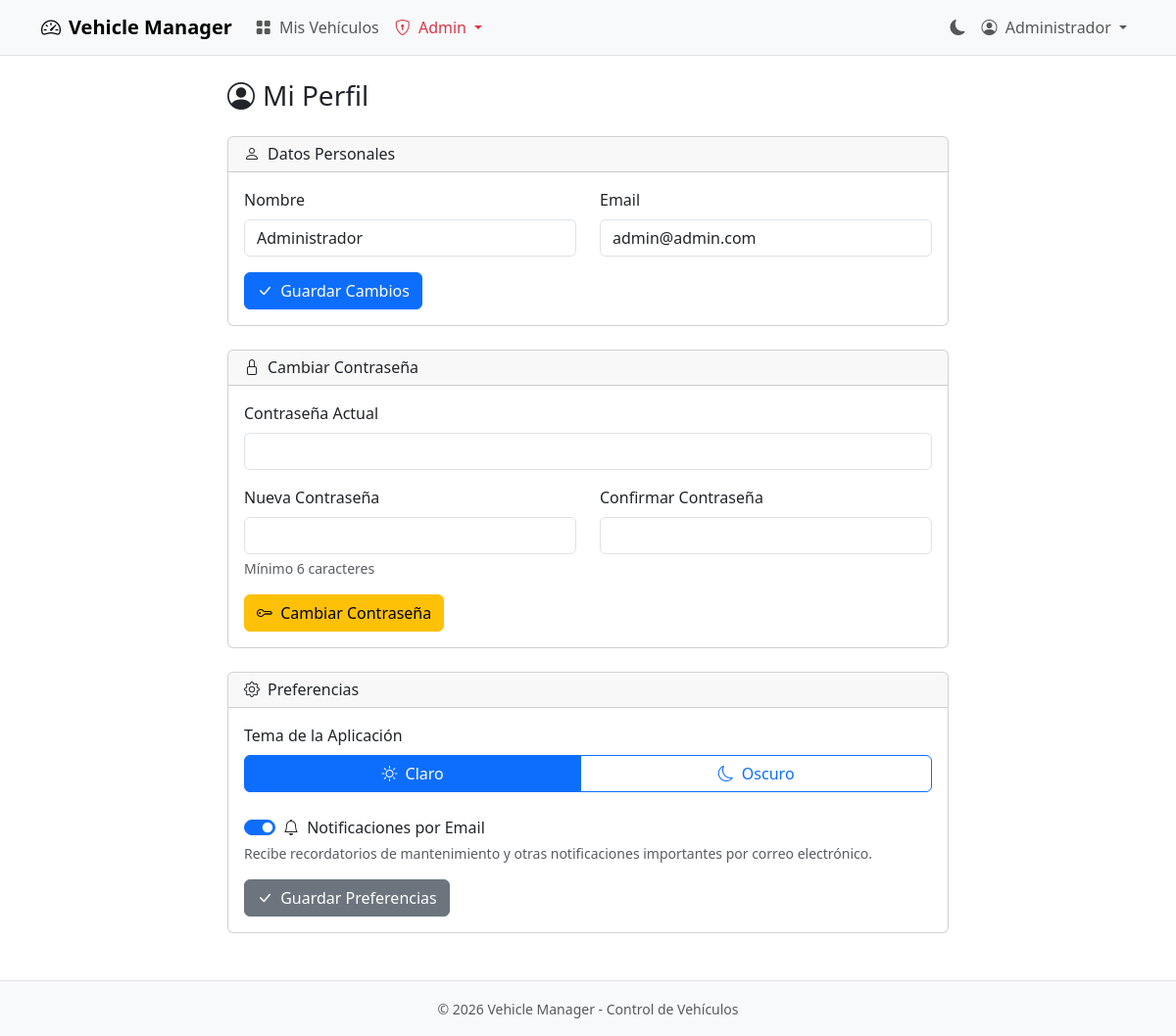
/index.php?action=profile (signed in), run on the app's committed database.
### tables this page shows
CREATE TABLE `users` (
    `id` INT UNSIGNED NOT NULL AUTO_INCREMENT,
    `name` VARCHAR(100) NOT NULL,
    `email` VARCHAR(255) NOT NULL,
    `password` VARCHAR(255) NOT NULL,
    `role` ENUM('admin', 'user') DEFAULT 'user',
    `is_active` TINYINT(1) DEFAULT 1,
    `reset_token` VARCHAR(64) DEFAULT NULL,
    `reset_expires` DATETIME DEFAULT NULL,
    `theme` ENUM('light', 'dark') DEFAULT 'light',
    `email_notifications` TINYINT(1) DEFAULT 1,
    `last_login` DATETIME DEFAULT NULL,
    `created_at` TIMESTAMP DEFAULT CURRENT_TIMESTAMP,
    `updated_at` TIMESTAMP DEFAULT CURRENT_TIMESTAMP ON UPDATE CURRENT_TIMESTAMP,
    PRIMARY KEY (`id`),
    UNIQUE KEY `idx_email` (`email`),
    KEY `idx_reset_token` (`reset_token`),
    KEY `idx_role` (`role`)
);

### core/Controller.php (called while the page is built, shortened)
<?php
abstract class Controller
{
    protected array $data = [];
    protected function render(string $view, array $data = []): void
    {
        $this->data = array_merge($this->data, $data);
        extract($this->data);
        $viewPath = __DIR__ . '/../views/' . $view . '.php';
        require $viewPath;
        require __DIR__ . '/../views/layouts/main.php';
    }
}

### controllers/ProfileController.php (called while the page is built, shortened)
<?php
class ProfileController extends Controller
{
    private User $userModel;
    public function __construct()
    {
        $this->userModel = new User();
    }
    public function index(): void
    {
        $user = $this->userModel->find(Auth::id());
        $this->render('profile/index', [
            'user' => $user,
            'flash' => $this->getFlash(),
            'csrf_token' => $this->generateCsrf()
        ]);
    }
}

### config/database.php (called while the page is built)
<?php
return [
    'host' => 'localhost',
    'database' => 'vehicle_manager',
    'username' => 'root',
    'password' => '',
    'charset' => 'utf8mb4',
    'options' => [
        PDO::ATTR_ERRMODE => PDO::ERRMODE_EXCEPTION,
        PDO::ATTR_DEFAULT_FETCH_MODE => PDO::FETCH_ASSOC,
        PDO::ATTR_EMULATE_PREPARES => false,
    ]
];

### core/Database.php (called while the page is built, shortened)
<?php
class Database
{
    private static ?PDO $instance = null;
    public static function getInstance(): PDO
    {
        if (self::$instance === null) {
            $config = require __DIR__ . '/../config/database.php';
            $dsn = sprintf(
                'mysql:host=%s;dbname=%s;charset=%s',
                $config['host'],
                $config['database'],
                $config['charset']
            );
            self::$instance = new PDO(
                $dsn,
                $config['username'],
                $config['password'],
                $config['options']
            );
        }
        return self::$instance;
    }
}

### core/Auth.php (called while the page is built, shortened)
<?php
class Auth
{
    public static function id(): ?int
    {
        return $_SESSION['user_id'] ?? null;
    }
}

### core/Model.php (called while the page is built, shortened)
<?php
abstract class Model
{
    protected PDO $db;
    protected string $table;
    protected string $primaryKey = 'id';
    public function __construct()
    {
        $this->db = Database::getInstance();
    }
    public function find(int $id): ?array
    {
        $sql = "SELECT * FROM {$this->table} WHERE {$this->primaryKey} = ?";
        $stmt = $this->db->prepare($sql);
        $stmt->execute([$id]);
        $result = $stmt->fetch();
        return $result ?: null;
    }
}

### views/profile/index.php (the view, shortened to what this page needs)
<div class="row justify-content-center">
    <div class="col-lg-8">
        <h1 class="h3 mb-4">
            <i class="bi bi-person-circle me-2"></i>Mi Perfil
        </h1>
        <div class="card mb-4">
            <div class="card-header">
                <h6 class="mb-0"><i class="bi bi-person me-2"></i>Datos Personales</h6>
            </div>
            <div class="card-body">
                <form method="POST" action="index.php?action=profile">
                    <div class="row">
                        <div class="col-md-6 mb-3">
                            <label for="name" class="form-label">Nombre</label>
                            <input type="text" class="form-control" id="name" name="name"
                                   value="<?= htmlspecialchars($user['name']) ?>" required>
                        </div>
                        <div class="col-md-6 mb-3">
                            <label for="email" class="form-label">Email</label>
                            <input type="email" class="form-control" id="email" name="email"
                                   value="<?= htmlspecialchars($user['email']) ?>" required>
                        </div>
                    </div>
                    <button type="submit" class="btn btn-primary">
                        <i class="bi bi-check-lg me-1"></i> Guardar Cambios
                    </button>
                </form>
            </div>
        </div>
        <div class="card mb-4">
            <div class="card-header">
                <h6 class="mb-0"><i class="bi bi-lock me-2"></i>Cambiar Contraseña</h6>
            </div>
            <div class="card-body">
                <form method="POST" action="index.php?action=profile">
                    <div class="mb-3">
                        <label for="current_password" class="form-label">Contraseña Actual</label>
                        <input type="password" class="form-control" id="current_password" name="current_password" required>
                    </div>
                    <div class="row">
                        <div class="col-md-6 mb-3">
                            <label for="new_password" class="form-label">Nueva Contraseña</label>
                            <input type="password" class="form-control" id="new_password" name="new_password"
                                   minlength="6" required>
                            <div class="form-text">Mínimo 6 caracteres</div>
                        </div>
                        <div class="col-md-6 mb-3">
                            <label for="confirm_password" class="form-label">Confirmar Contraseña</label>
                            <input type="password" class="form-control" id="confirm_password" name="confirm_password" required>
                        </div>
                    </div>
                    <button type="submit" class="btn btn-warning">
                        <i class="bi bi-key me-1"></i> Cambiar Contraseña
                    </button>
                </form>
            </div>
        </div>
        <div class="card mb-4">
            <div class="card-header">
                <h6 class="mb-0"><i class="bi bi-gear me-2"></i>Preferencias</h6>
            </div>
            <div class="card-body">
                <form method="POST" action="index.php?action=profile">
                    <div class="mb-4">
                        <label class="form-label">Tema de la Aplicación</label>
                        <div class="btn-group w-100" role="group">
                            <label class="btn btn-outline-primary" for="themeLight">
                                <i class="bi bi-sun me-1"></i> Claro
                            </label>
                            <label class="btn btn-outline-primary" for="themeDark">
                                <i class="bi bi-moon me-1"></i> Oscuro
                            </label>
                        </div>
                    </div>
                    <div class="mb-3">
                        <div class="form-check form-switch">
                            <input class="form-check-input" type="checkbox" name="email_notifications"
                                   id="email_notifications" value="1"
                                   <?= !empty($user['email_notifications']) ? 'checked' : '' ?>>
                            <label class="form-check-label" for="email_notifications">
                                <i class="bi bi-bell me-1"></i> Notificaciones por Email
                            </label>
                        </div>
                        <div class="form-text">
                            Recibe recordatorios de mantenimiento y otras notificaciones importantes por correo electrónico.
                        </div>
                    </div>
                    <button type="submit" class="btn btn-secondary">
                        <i class="bi bi-check-lg me-1"></i> Guardar Preferencias
                    </button>
                </form>
            </div>
        </div>
    </div>
</div>

### assets/css/style.css (style rules this page uses)
:root { --vm-primary: #0d6efd; --vm-success: #198754; --vm-warning: #ffc107; --vm-danger: #dc3545; --vm-info: #0dcaf0; }
html { min-height: 100%; }
body { min-height: 100vh; display: flex; flex-direction: column; }
.btn-check:checked + .btn-outline-primary { background-color: var(--vm-primary); border-color: var(--vm-primary); }
.btn { font-weight: 500; }
html { scroll-behavior: smooth; }

### data on the page
users: name "Administrador", email "admin@admin.com", email_notifications "☑"

### other printed values
Auth::name() "Administrador"
